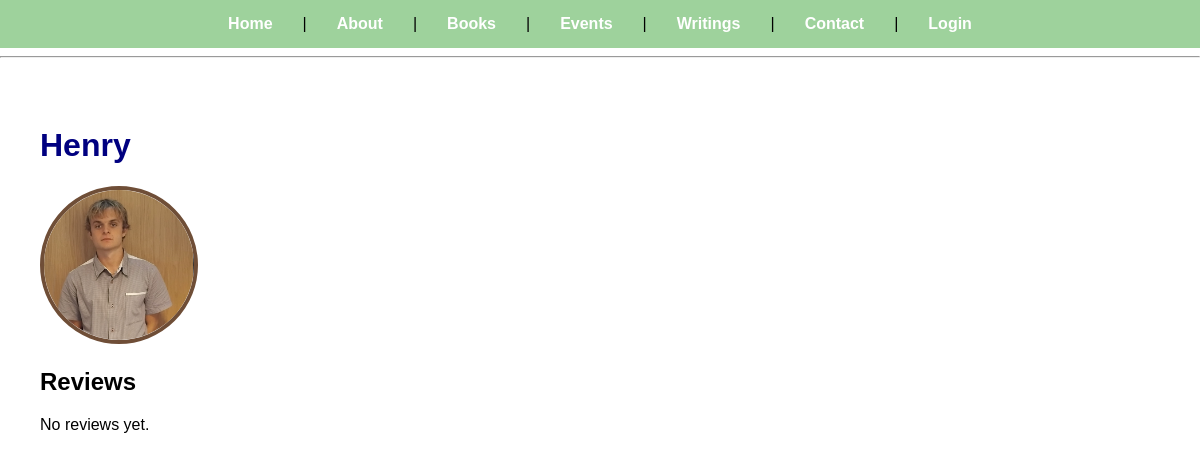
Page /user/Henry on the committed database.
### tables this page shows
CREATE TABLE users (
    id INTEGER PRIMARY KEY AUTOINCREMENT,
    username TEXT NOT NULL,
    email TEXT UNIQUE NOT NULL,
    password TEXT NOT NULL
, profile_picture TEXT);

### app.py (the view)
@app.route("/user/<username>")
def public_profile(username):
    with sqlite3.connect("bookclub.db") as conn:
        cursor = conn.cursor()
        cursor.execute("""
            SELECT profile_picture
            FROM users
            WHERE username = ?
        """, (username,))
        user = cursor.fetchone()
        if user is None:
            abort(404)
        profile_picture = user[0]
        cursor.execute("""
            SELECT book, review
            FROM reviews
            WHERE username = ?
            ORDER BY id DESC
        """, (username,))
        reviews = cursor.fetchall()
    return render_template(
        "public_profile.html",
        username=username,
        profile_picture=profile_picture,
        reviews=reviews
    )

### templates/public_profile.html (shortened to what this page needs)
{% extends "base.html" %}
{% block content %}
<div class="profile-page">
    <h1>{{ username }}</h1>
    {% if profile_picture %}
        <img
            src="{{ url_for('static', filename='uploads/profiles/' ~ profile_picture) }}"
            class="profile_picture"
            alt="Profile Picture">
    {% else %}
        <img
            id="profile-preview"
            src="{{ url_for('static', filename='images/default-profile.png') }}"
            class="profile_picture">
    {% endif %}
    <h2>Reviews</h2>
    {% if reviews %}
        {% for book, review in reviews %}
        <div class="profile-review">
            <h3>{{ book }}</h3>
            <p>{{ review }}</p>
        </div>
        {% endfor %}
    {% else %}
        <p>No reviews yet.</p>
    {% endif %}
</div>
{% endblock %}

### static/css/style.css (style rules this page uses)
.profile-page { max-width: 2000px; margin: 20 auto; padding: 40px; }
body { margin: 0; font-family: Arial, sans-serif; }
h1 { color: navy; }
.profile_picture { width: 150px; height: 150px; border-radius: 50%; object-fit: cover; border: 4px solid #6f4e37; cursor: pointer; }

### rows in the picture
users: username "Henry", profile_picture (picture)
